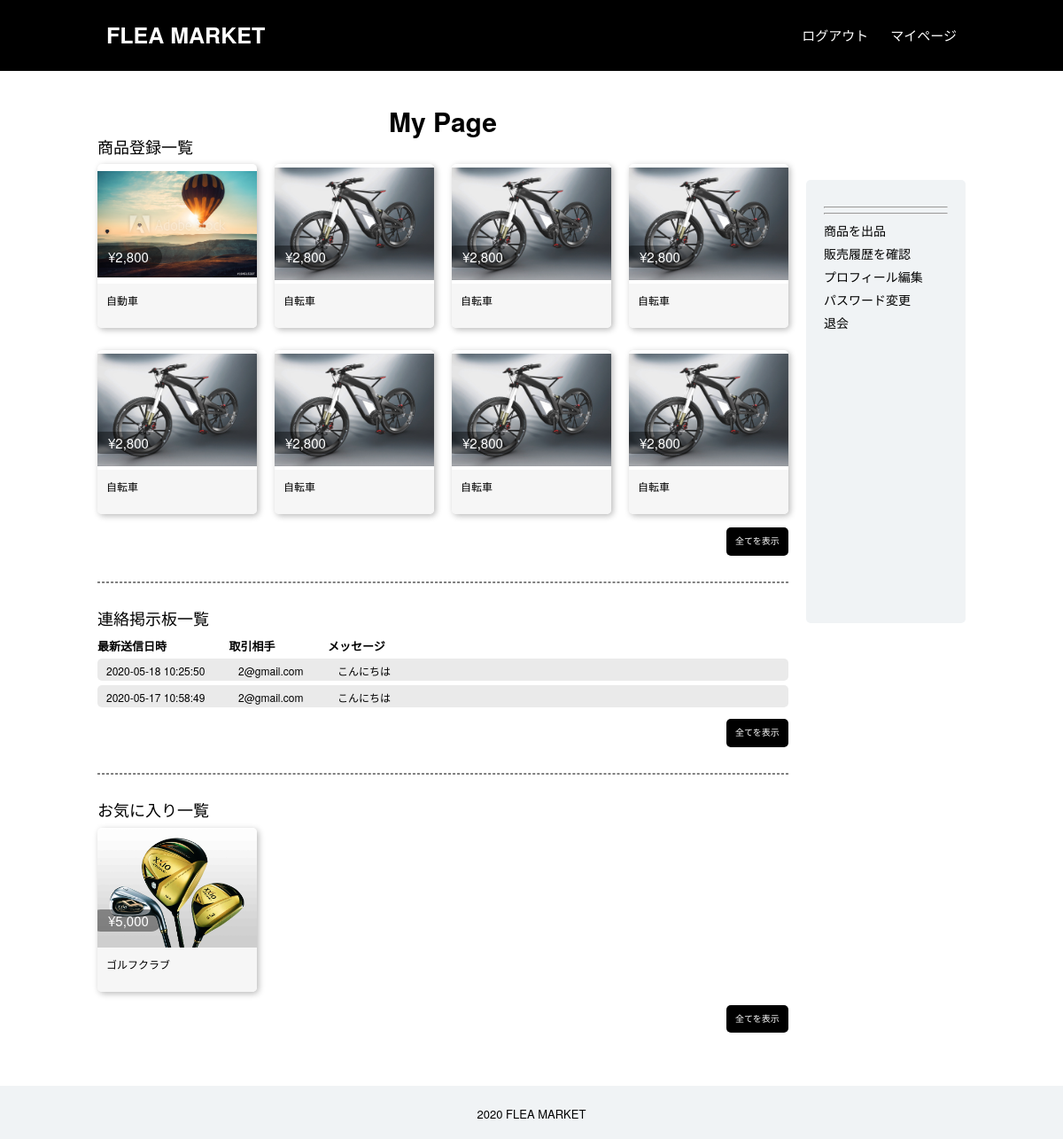
The app's page /a-mypage.php (signed in) with its own data.
### tables this page shows
CREATE TABLE `product` (
  `id` int(11) NOT NULL,
  `name` varchar(255) NOT NULL,
  `category_id` int(11) NOT NULL,
  `detail` varchar(255) DEFAULT NULL,
  `price` int(11) NOT NULL,
  `img1` varchar(255) DEFAULT NULL,
  `img2` varchar(255) DEFAULT NULL,
  `img3` varchar(255) DEFAULT NULL,
  `user_id` int(11) NOT NULL,
  `buyer_id` int(11) DEFAULT NULL,
  `delete_flag` tinyint(1) NOT NULL DEFAULT '0',
  `create_date` datetime NOT NULL,
  `update_date` timestamp NOT NULL DEFAULT CURRENT_TIMESTAMP ON UPDATE CURRENT_TIMESTAMP
);

CREATE TABLE `message` (
  `id` int(11) NOT NULL,
  `board_id` int(11) NOT NULL,
  `to_user` int(11) NOT NULL,
  `from_user` int(11) NOT NULL,
  `msg` varchar(255) NOT NULL,
  `send_date` datetime NOT NULL,
  `delete_flag` tinyint(1) NOT NULL DEFAULT '0',
  `create_date` datetime NOT NULL,
  `update_date` timestamp NOT NULL DEFAULT CURRENT_TIMESTAMP ON UPDATE CURRENT_TIMESTAMP
);

CREATE TABLE `users` (
  `id` int(11) NOT NULL,
  `username` varchar(30) DEFAULT NULL,
  `age` int(11) DEFAULT NULL,
  `tel` varchar(255) DEFAULT NULL,
  `zip1` varchar(3) DEFAULT NULL,
  `zip2` varchar(4) DEFAULT NULL,
  `addr` varchar(100) DEFAULT NULL,
  `email` varchar(40) NOT NULL,
  `password` varchar(255) NOT NULL,
  `img` varchar(255) DEFAULT NULL,
  `login_time` datetime DEFAULT NULL,
  `delete_flag` tinyint(1) NOT NULL DEFAULT '0',
  `create_date` datetime NOT NULL,
  `update_date` timestamp NOT NULL DEFAULT CURRENT_TIMESTAMP
);

CREATE TABLE `like` (
  `product_id` int(11) NOT NULL,
  `user_id` int(11) NOT NULL,
  `delete_flag` tinyint(1) NOT NULL DEFAULT '0',
  `create_date` datetime NOT NULL,
  `update_date` timestamp NOT NULL DEFAULT CURRENT_TIMESTAMP ON UPDATE CURRENT_TIMESTAMP
);

### f-function.php (called while the page is built, shortened)
<?php
$err_msg = array();
function dbConnect()
{
   $dsn = 'mysql:dbname=wk_fleamarket;host=localhost;charset=utf8';
   $user = 'root';
   $password = 'root';
   $options = array(
      PDO::ATTR_ERRMODE => PDO::ERRMODE_SILENT,
      PDO::ATTR_DEFAULT_FETCH_MODE => PDO::FETCH_ASSOC,
      PDO::MYSQL_ATTR_USE_BUFFERED_QUERY => true,
   );
   $dbh = new PDO($dsn, $user, $password, $options);
   return $dbh;
}
function queryPost($dbh, $sql, $data)
{
   $stmt = $dbh->prepare($sql);
   if (!$stmt->execute($data)) {
      global $err_msg;
      $err_msg['common'] = MSG07;
      return 0;
   }
   return $stmt;
}
function getUser($u_id)
{
   try {
      $dbh = dbConnect();
      $sql = 'SELECT * FROM users  WHERE id = :u_id AND delete_flag = 0';
      $data = array(':u_id' => $u_id);
      $stmt = queryPost($dbh, $sql, $data);
      if ($stmt) {
         return $stmt->fetch(PDO::FETCH_ASSOC);
      } else {
         return false;
      }
   } catch (Exception $e) {
      error_log('エラー発生:' . $e->getMessage());
   } finally {
      $dbh = null;
   }
}
function mypageProductList($u_id)
{
   try {
      $dbh = dbConnect();
      $sql = 'SELECT * FROM product WHERE user_id = :u_id LIMIT 8';
      $data = array(':u_id' => $u_id);
      $stmt = queryPost($dbh, $sql, $data);
      if ($stmt) {
         return $stmt->fetchAll();
      } else {
         return false;
      }
   } catch (Exception $e) {
      error_log('エラー発生:' . $e->getMessage());
   } finally {
      $dbh = null;
   }
}
function mypageBoardList()
{
   try {
      $dbh = dbConnect();
      $sql =
         'SELECT * FROM message AS m
         WHERE m.id	>= all (SELECT s.id FROM message AS s WHERE m.board_id = s.board_id)
         AND :u_id IN (m.to_user, m.from_user)
         ORDER BY m.send_date DESC
         LIMIT 5';
      $data = array(':u_id' => $_SESSION['user_id']);
      $stmt = queryPost($dbh, $sql, $data);
      if ($stmt) {
         return $stmt->fetchAll();
      } else {
         return false;
      }
   } catch (Exception $e) {
      error_log('エラー発生:' . $e->getMessage());
   } finally {
      $dbh = null;
   }
}
function mypageLike($u_id)
{
   try {
      $dbh = dbConnect();
      $sql =
         'SELECT * FROM `like` AS l
         LEFT JOIN product AS p ON l.product_id = p.id
         WHERE l.user_id = :u_id
         LIMIT 4';
      $data = array(':u_id' => $u_id);
      $stmt = queryPost($dbh, $sql, $data);
      if ($stmt) {
         return $stmt->fetchAll();
      } else {
         return false;
      }
   } catch (Exception $e) {
      error_log('エラー発生:' . $e->getMessage());
   }
}
function showImg($path)
{
   if (empty($path)) {
      return 'img/sample-img.png';
   } else {
      return $path;
   }
}

### a-mypage.php (the view, shortened to what this page needs)
<?php
require('f-function.php');
$dbProductData = mypageProductList($_SESSION['user_id']);
$boardList = mypageBoardList();
$dbLikeData = mypageLike($_SESSION['user_id']);
?>
<?php
require('common/head.php');
?>
<body>
   <?php
   require('common/header.php');
   ?>
   <div class="lw u-cf">
      <main class="lm2 pm-mypage">
         <div class="c-h2 pm-mypage__heading">My Page</div>
         <div class="prodListWrap">
            <div class="c-h3 pm-mypage__heading2 -prod">商品登録一覧</div>
            <div class="pm-mypage__prodWrap u-cf">
               <?php foreach ($dbProductData as $val) : ?>
                  <a href="a-productRegister.php?prod_id=<?= $val['id']; ?>" class="c-prodUnit pm-mypage__prodUnit">
                     <div class="c-prodHead pm-mypage__prodHead <?php if (empty($val['img1'])) echo 'u-noImgBgc'; ?>">
                        <img class="c-prodImg pm-mypage__prodImg u-ajustImg" src="<?= showImg($val['img1']); ?>" alt="<?= $val['name']; ?>">
                     </div>
                     <div class="c-prodBody pm-mypage__prodBody">
                        <p class="c-prodName pm-mypage__prodName"><?= $val['name']; ?></p>
                        <p class="c-prodPrice pm-mypage__prodPrice">¥<?= number_format($val['price']); ?></p>
                     </div>
                  </a>
               <?php endforeach; ?>
            </div>
            <a href="" class="c-btn pm-mypage__allLook -prod">全てを表示</a>
         </div>
         <div class="pm-mypage__border"></div>
         <div class="msgListWrap">
            <div class="c-h3 pm-mypage__heading2 -msg">連絡掲示板一覧</div>
            <div class="pm-mypage__msgWrap u-cf">
               <div class="pm-mypage__msgItems -heading">
                  <div class="pm-mypage__msgItem -date -heading">最新送信日時</div>
                  <div class="pm-mypage__msgItem -you -heading">取引相手</div>
                  <div class="pm-mypage__msgItem -msg -heading">メッセージ</div>
               </div>
               <?php foreach ($boardList as $val) : ?>
                  <?php
                  if ($_SESSION['user_id'] == $val['to_user']) {
                     $partnerUser = getUser($val['from_user']);
                  } else {
                     $partnerUser = getUser($val['to_user']);
                  }
                  ?>
                  <a href="a-message.php?board_id=<?= $val["board_id"]; ?>" class="pm-mypage__msgItemsLink">
                     <div class="pm-mypage__msgItems -board">
                        <div class="pm-mypage__msgItem -date -board"><?= $val['send_date']; ?></div>
                        <div class="pm-mypage__msgItem -you -board"><?= (empty($partnerUser['username'])) ? $partnerUser['email'] : $partnerUser['username']; ?></div>
                        <div class="pm-mypage__msgItem -msg -board"><?= $val['msg']; ?></div>
                     </div>
                  </a>
               <?php endforeach; ?>
            </div>
            <a href="" class="c-btn pm-mypage__allLook -msg">全てを表示</a>
         </div>
         <div class="pm-mypage__border"></div>
         <div class="likeListWrap">
            <div class="c-h3 pm-mypage__heading2 -like">お気に入り一覧</div>
            <div class="pm-mypage__likeWrap u-cf">
               <?php foreach ($dbLikeData as $val) : ?>
                  <a href="c-productDetail.php" class="c-prodUnit pm-mypage__likeUnit">
                     <div class="c-prodHead pm-mypage__likeHead <?php if (empty($val['img1'])) echo 'u-noImgBgc'; ?>">
                        <img class="c-prodImg pm-mypage__likeImg u-ajustImg" src="<?= showImg($val['img1']); ?>" alt="マウンテンバイク">
                     </div>
                     <div class="c-prodBody pm-mypage__likeBody">
                        <p class="c-prodName pm-mypage__likeName"><?= $val['name']; ?></p>
                        <p class="c-prodPrice pm-mypage__likePrice">¥<?= number_format($val['price']); ?></p>
                     </div>
                  </a>
               <?php endforeach; ?>
            </div>
            <a href="" class="c-btn pm-mypage__allLook -like">全てを表示</a>
         </div>
      </main>
      <?php require('./common/side.php'); ?>
   </div>
   <?php require('common/footer.php'); ?>
</body>
</html>

### css/foundation/base.css (style rules this page uses)
html { font-size: 62.5%; }
body { font-family: "Helvetica Neue", Arial, "Hiragino Kaku Gothic ProN", "Hiragino Sans", Meiryo, sans-serif; }
*, *::before, *::after { box-sizing: border-box; }

### css/layout/layout.css (style rules this page uses)
.lw { margin: 40px auto 60px; width: 1000px; }
.lm2 { float: left; margin: 0 10px; width: 780px; border-radius: 5px; }

### css/object/component.css (style rules this page uses)
.c-h2 { font-weight: bold; font-size: 3rem; }
.c-h3 { font-size: 1.8rem; }
.c-btn { border: none; border-radius: 5px; color: #fff; text-decoration: none; }
.c-prodUnit { position: relative; display: block; overflow: hidden; margin: 0 20px 25px 0; width: 180px; border-radius: 5px; box-shadow: 2px 2px 7px rgb(185, 185, 185); color: #000; text-decoration: none; }
.c-prodHead { position: relative; width: 180px; height: 135px; font-size: 0; }
.c-prodImg { position: absolute; bottom: 0; width: 100%; }
.c-prodBody { padding: 10px; height: 50px; background: rgb(246, 246, 246); }
.c-prodName { margin: 0; font-size: 1.2rem; line-height: 1.7rem; }
.c-prodPrice { position: absolute; top: 77px; left: -9px; padding: 4px 15px 4px 21px; border-radius: 20px; background: rgba(0, 0, 0, 0.4); color: #fff; font-size: 1.5rem; }

### css/object/project.css (style rules this page uses)
.pm-mypage { height: inherit; }
.pm-mypage__heading { text-align: center; }
.pm-mypage__heading2 { margin: 0 0 10px; }
.pm-mypage__allLook { display: block; margin: 0 0 0 auto; padding: 10px; width: 70px; background: #000; }
.pm-mypage__border { margin: 29px 0; border: dashed 1px gray; }
.pm-mypage__prodUnit { float: left; }
.pm-mypage__prodUnit:nth-child(4n) { margin-right: 0; }
.pm-mypage__allLook.-prod { margin-top: -10px; }
.pm-mypage__allLook.-msg { margin-top: 13px; }
.pm-mypage__allLook.-like { margin-top: -10px; }
.pm-mypage__msgItems { display: flex; margin-bottom: 5px; height: 25px; }
.pm-mypage__msgItems.-heading { margin-bottom: 1px; }
.pm-mypage__msgItemsLink { color: black; text-decoration: none; }
.pm-mypage__msgItems.-board { border-radius: 5px; background: #eaeaea; }
.pm-mypage__msgItem.-date { flex-basis: 20%; }
.pm-mypage__msgItem.-you { flex-basis: 15%; }
.pm-mypage__msgItem.-msg { flex-basis: 70%; }
.pm-mypage__msgItem.-heading { display: flex; align-items: center; font-weight: bold; font-size: 1.3rem; }
.pm-mypage__msgItem.-board { display: flex; align-items: center; padding: 2px 10px 0; font-size: 1.2rem; }
.pm-mypage__likeUnit { float: left; }

### css/object/utility.css (style rules this page uses)
.u-cf::after { display: block; clear: both; content: ""; }
.u-ajustImg { position: absolute; top: 0; right: 0; bottom: 0; left: 0; margin: auto; max-width: 100%; max-height: 100%; width: auto; height: auto; -o-object-fit: contain; object-fit: contain; }

### records on screen
product: img1 (picture), name "自動車", price "2,800"
product: img1 (picture), name "自転車", price "2,800"
product: img1 (picture), name "自転車", price "2,800"
product: img1 (picture), name "自転車", price "2,800"
product: img1 (picture), name "自転車", price "2,800"
product: img1 (picture), name "自転車", price "2,800"
product: img1 (picture), name "自転車", price "2,800"
product: img1 (picture), name "自転車", price "2,800"
message: send_date "2020-05-18 10:25:50", users.email "2@gmail.com", msg "こんにちは"
message: send_date "2020-05-17 10:58:49", users.email "2@gmail.com", msg "こんにちは"
like: product.img1 (picture), product.name "ゴルフクラブ", product.price "5,000"
